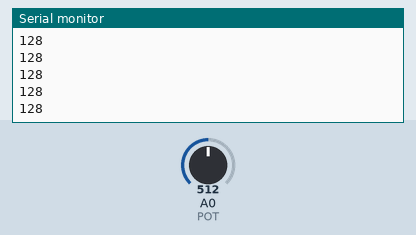
Bench run of a sketch on a simulated Arduino Uno, built with avr-gcc and run on an emulated ATmega328P. Shown: the last lines printed to the serial monitor. The test bench sets the inputs (shaded band); at power-on: A0 (POT) = 512.

Above: at 1.2 s.
1.3 s: A0 (POT) set to 716
At 1.9 s:
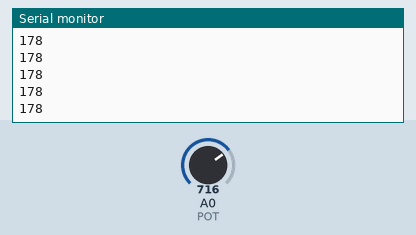
2.8 s: A0 (POT) set to 900
At 3.7 s:
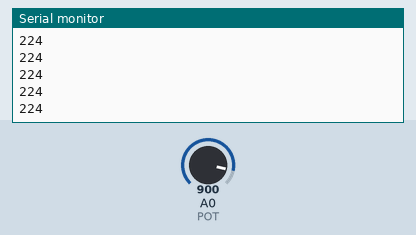
Timing chart, 0 to 5.8 s (numbered marks = the images above; inputs shaded):
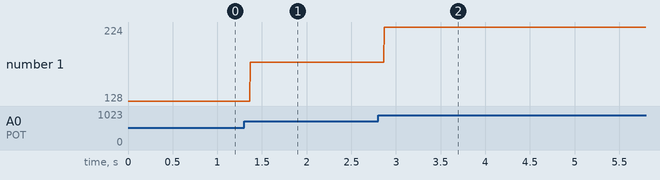

Measured:
- after the input at 1.3 s, the serial monitor: prints a new line after 0.07 s (image 1)
- after the input at 2.8 s, the serial monitor: prints a new line after 0.07 s (image 2)
- plotted number 1: 128 → 178 after the input at 1.3 s, 178 → 224 after the input at 2.8 s

The sketch:

Servo_poten.ino
```cpp
#define POT A0
#define STEP 3

void setup() {
  Serial.begin(9600);
  pinMode(STEP, OUTPUT);
  pinMode(POT, INPUT);
}

void loop() {
int motorSpeed = analogRead(POT);

    motorSpeed = map(motorSpeed,1,1023,1,255);
    analogWrite(STEP,motorSpeed);
    Serial.println(motorSpeed);
}
```
